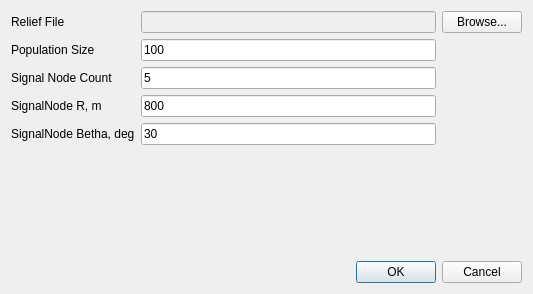
<?xml version="1.0" encoding="UTF-8"?>
<ui version="4.0">
 <class>DialogNewGradConfig</class>
 <widget class="QDialog" name="DialogNewGradConfig">
  <property name="geometry">
   <rect>
    <x>0</x>
    <y>0</y>
    <width>533</width>
    <height>294</height>
   </rect>
  </property>
  <property name="windowTitle">
   <string>New Grad Config</string>
  </property>
  <layout class="QVBoxLayout" name="verticalLayout">
   <item>
    <layout class="QGridLayout" name="gridLayout">
     <item row="0" column="0">
      <widget class="QLabel" name="label">
       <property name="text">
        <string>Relief File</string>
       </property>
      </widget>
     </item>
     <item row="1" column="1">
      <widget class="QLineEdit" name="EditPopulationSize">
       <property name="text">
        <string>100</string>
       </property>
      </widget>
     </item>
     <item row="2" column="1">
      <widget class="QLineEdit" name="EditSignalNodeCount">
       <property name="text">
        <string>5</string>
       </property>
      </widget>
     </item>
     <item row="0" column="2">
      <widget class="QPushButton" name="btnReliefFileBrowse">
       <property name="text">
        <string>Browse...</string>
       </property>
      </widget>
     </item>
     <item row="0" column="1">
      <widget class="QLineEdit" name="EditReliefFile">
       <property name="enabled">
        <bool>false</bool>
       </property>
      </widget>
     </item>
     <item row="3" column="1">
      <widget class="QLineEdit" name="EditSignalNodeR">
       <property name="text">
        <string>800</string>
       </property>
      </widget>
     </item>
     <item row="2" column="0">
      <widget class="QLabel" name="lblSignalNodeCount">
       <property name="text">
        <string>Signal Node Count</string>
       </property>
      </widget>
     </item>
     <item row="3" column="0">
      <widget class="QLabel" name="label_4">
       <property name="text">
        <string>SignalNode R, m</string>
       </property>
      </widget>
     </item>
     <item row="1" column="0">
      <widget class="QLabel" name="label_2">
       <property name="text">
        <string>Population Size</string>
       </property>
      </widget>
     </item>
     <item row="4" column="0">
      <widget class="QLabel" name="label_3">
       <property name="text">
        <string>SignalNode Betha, deg</string>
       </property>
      </widget>
     </item>
     <item row="4" column="1">
      <widget class="QLineEdit" name="EditSignalNodeBetha">
       <property name="text">
        <string>30</string>
       </property>
      </widget>
     </item>
    </layout>
   </item>
   <item>
    <spacer name="verticalSpacer">
     <property name="orientation">
      <enum>Qt::Vertical</enum>
     </property>
     <property name="sizeHint" stdset="0">
      <size>
       <width>20</width>
       <height>40</height>
      </size>
     </property>
    </spacer>
   </item>
   <item>
    <widget class="QDialogButtonBox" name="buttonBox">
     <property name="orientation">
      <enum>Qt::Horizontal</enum>
     </property>
     <property name="standardButtons">
      <set>QDialogButtonBox::Cancel|QDialogButtonBox::Ok</set>
     </property>
    </widget>
   </item>
  </layout>
 </widget>
 <resources/>
 <connections>
  <connection>
   <sender>buttonBox</sender>
   <signal>accepted()</signal>
   <receiver>DialogNewGradConfig</receiver>
   <slot>accept()</slot>
   <hints>
    <hint type="sourcelabel">
     <x>248</x>
     <y>254</y>
    </hint>
    <hint type="destinationlabel">
     <x>157</x>
     <y>274</y>
    </hint>
   </hints>
  </connection>
  <connection>
   <sender>buttonBox</sender>
   <signal>rejected()</signal>
   <receiver>DialogNewGradConfig</receiver>
   <slot>reject()</slot>
   <hints>
    <hint type="sourcelabel">
     <x>316</x>
     <y>260</y>
    </hint>
    <hint type="destinationlabel">
     <x>286</x>
     <y>274</y>
    </hint>
   </hints>
  </connection>
 </connections>
</ui>
